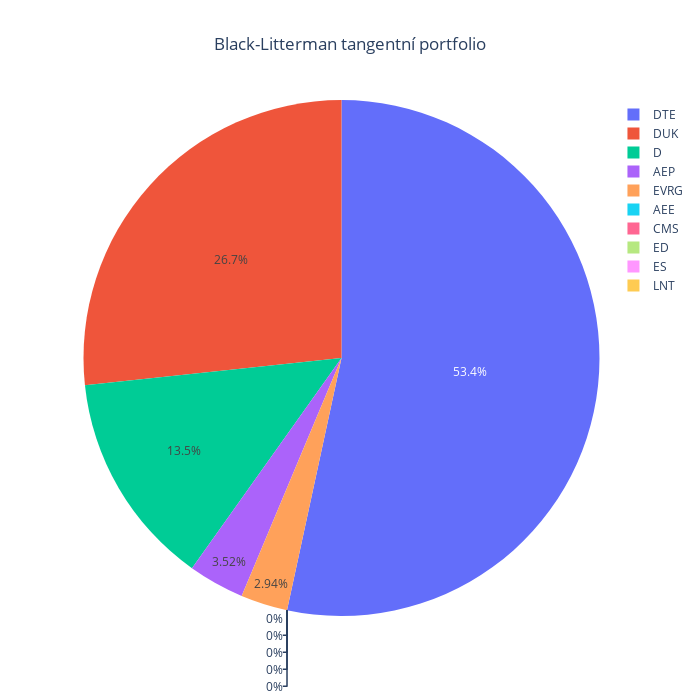

Notebook code cell kept with this figure:
### Code cell
weightsBLTangent = blackLittermanAbsoluteViewsMaxSharpe(prices = prices, views = views)
weightsPlot(weightsBLTangent, title = "Black-Litterman tangentní portfolio")

### Figure 1 — Plotly figure (JSON) as saved in the notebook; plotly's stock layout.template omitted (floating-point values rounded to 4 significant figures)
{"data": [{"labels": ["AEE", "AEP", "CMS", "D", "DTE", "DUK", "ED", "ES", "EVRG", "LNT"], "type": "pie", "values": [0, 0.03516, 0, 0.1348, 0.5339, 0.2668, 0, 0, 0.02936, 0]}], "layout": {"height": 700, "title": {"text": "Black-Litterman tangentní portfolio", "x": 0.5}, "width": 700}}
